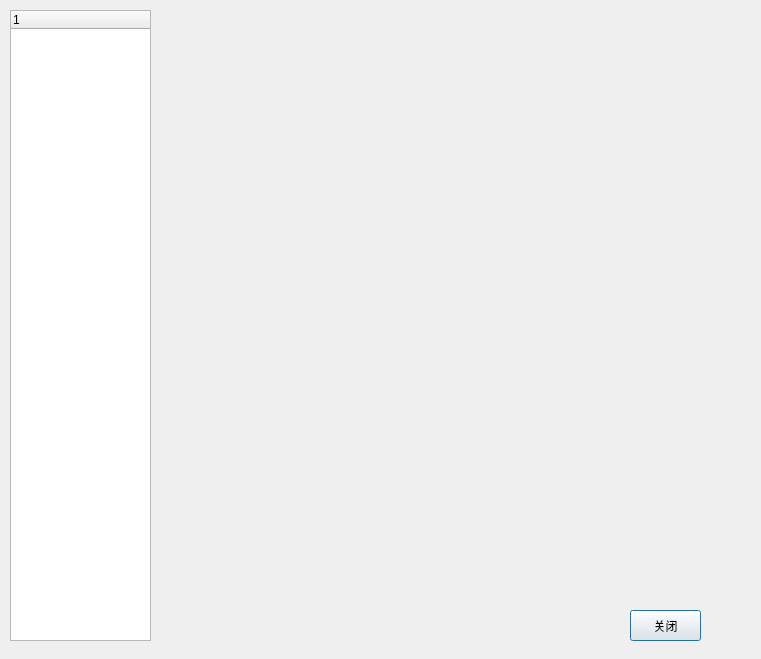
<?xml version="1.0" encoding="UTF-8"?>
<ui version="4.0">
 <class>Dialog</class>
 <widget class="QDialog" name="Dialog">
  <property name="geometry">
   <rect>
    <x>0</x>
    <y>0</y>
    <width>761</width>
    <height>659</height>
   </rect>
  </property>
  <property name="windowTitle">
   <string>Dialog</string>
  </property>
  <widget class="QTreeWidget" name="listProp">
   <property name="geometry">
    <rect>
     <x>10</x>
     <y>10</y>
     <width>141</width>
     <height>631</height>
    </rect>
   </property>
   <column>
    <property name="text">
     <string notr="true">1</string>
    </property>
   </column>
  </widget>
  <widget class="QPushButton" name="btnClose">
   <property name="geometry">
    <rect>
     <x>630</x>
     <y>610</y>
     <width>71</width>
     <height>31</height>
    </rect>
   </property>
   <property name="text">
    <string>关闭</string>
   </property>
  </widget>
 </widget>
 <resources/>
 <connections/>
</ui>
